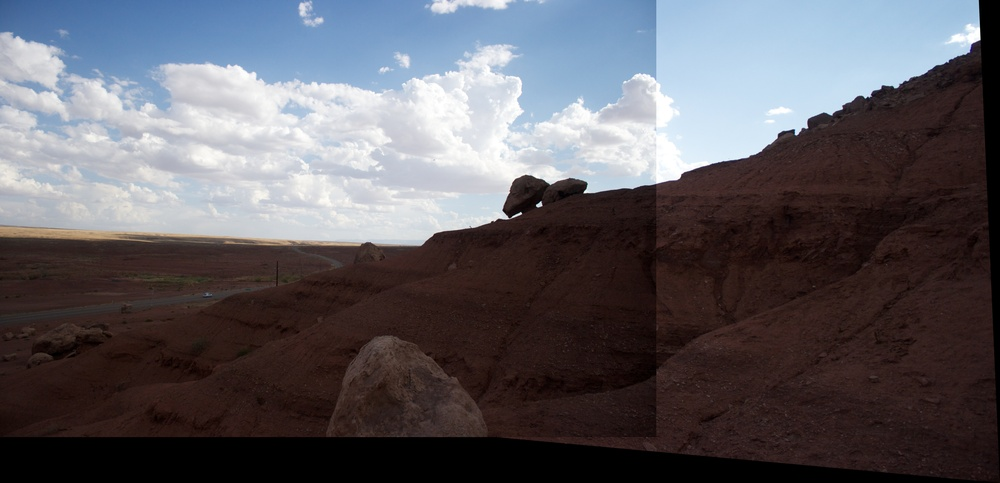
#> input picture data/panorama.jpg, 1000 x 483 px, shrunk from 5924 x 2864 before the run
$ python -i stitch.py   (imports and definitions only)
#> lines starting #> are read from the running program, lines starting #| are printed output that depends on the picture; after the words box and inside, x2 and y2 are one past the last pixel; in counts of white or black regions, pixels touching at a corner belong together
#> further down, picture is the input picture: shape (483, 1000, 3); mean B, G, R 97, 91.3, 94.1
import cv2
import sys
import os
import glob
import numpy as np
import random
import imutils


# find distance using SSD
# [144 lines left out: functions distance, matchDescriptor, getMatches, computeHomography, getRansacHomography, findImageOrder, not called in this run]


# crop image to remove blank space
def cropImg(img):
    # finds contours from the image
    img_gray = cv2.cvtColor(img, cv2.COLOR_BGR2GRAY)
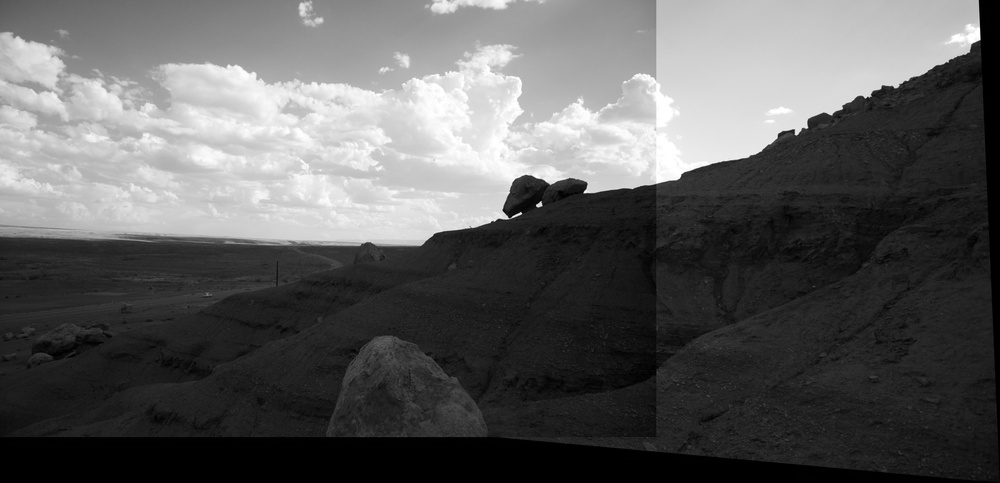
#> img_gray: shape (483, 1000); min 0, max 255, mean 92.8
    ret, thresh = cv2.threshold(img_gray, 0, 255, cv2.THRESH_BINARY)
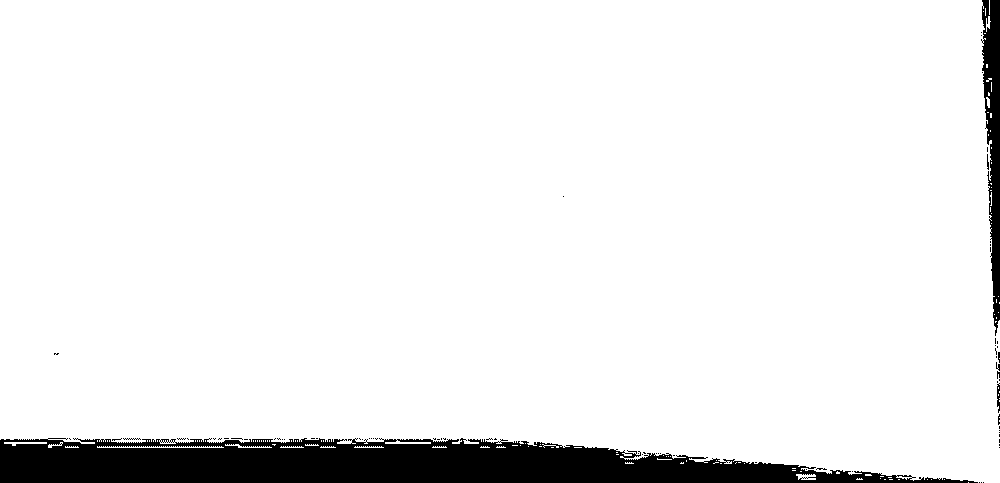
#> thresh: shape (483, 1000); 92.9% white; 74 black regions (69 under 20 px)
    contours = cv2.findContours(thresh.copy(), cv2.RETR_EXTERNAL, cv2.CHAIN_APPROX_SIMPLE)
#> contours = 119 contours, 114 with area under 20; largest, box (x1, y1, x2, y2) and area: (0, 0, 1000, 483) 446100, (97, 446, 224, 448) 62, (796, 474, 816, 480) 61, (4, 442, 47, 446) 49, (225, 444, 272, 448) 28
    contours = imutils.grab_contours(contours)

    # get the maximum contour area
    c = max(contours, key=cv2.contourArea)
#> c = contour of 1144 points, box (x1, y1, x2, y2) (0, 0, 1000, 483), area 446100

    # get a rectangular box from the contour area
    x, y, w, h = cv2.boundingRect(c)
#> x = 0; y = 0; w = 1000; h = 483

    # crop the image to the box coordinates
    img = img[y:y + h, x:x + w]

    return img


# stitch 2 images together
# [11 lines left out: function stitchImages, not called in this run]


# read images from data folder
folder = sys.argv[1]
direct = os.path.abspath(folder)
pattern = os.path.join(direct, '*.jpg')
fileList = glob.glob(pattern)


# create image list
imgList = []
# [3 lines not run here, left out]


# initialize SIFT detector
sift = cv2.xfeatures2d.SIFT_create()


# sort images from left to right
hList = []
sortedImgList = []

# find the first image pair
# [32 lines not run here, left out]


# add the rest of the image to sorted list
match = False
# [22 lines not run here, left out]


match = False
# [27 lines not run here, left out]

# [1 line that did not run here, left out]
# [3 lines not run here, left out]


# save final result panorama
savePath = os.path.join(direct, 'panorama.jpg')
# [1 line not run here, left out]

>>> import cv2
>>> picture = cv2.imread('data/panorama.jpg')
>>> result = cropImg(picture)

$ run again, on data/nevada5.jpg
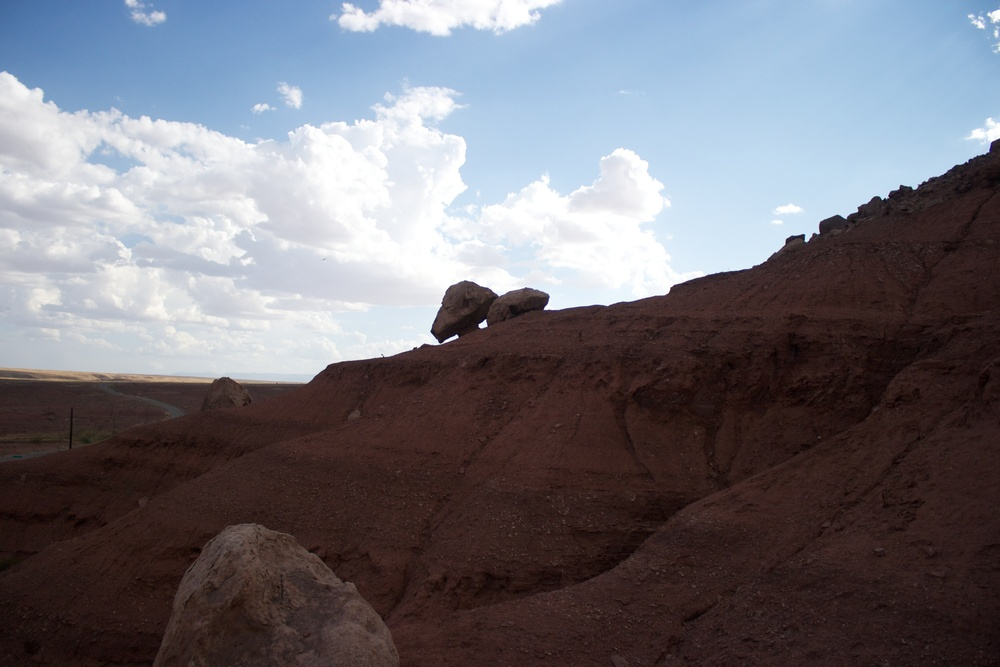
#> input picture data/nevada5.jpg, 1000 x 667 px, shrunk from 3888 x 2592 before the run
#> picture is the input picture: shape (667, 1000, 3); mean B, G, R 119.4, 112.4, 114.5
#> in cropImg, `img_gray = cv2.cvtColor(img, cv2.COLOR_BGR2GRAY)`:
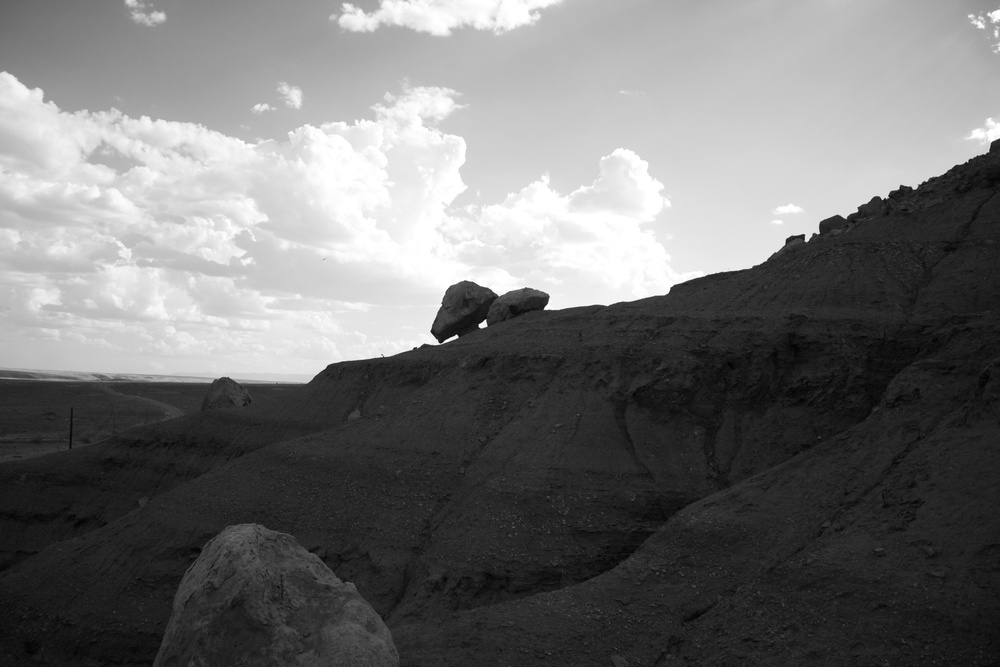
#> img_gray: shape (667, 1000); min 2, max 255, mean 113.8
#> thresh: shape (667, 1000); every value is 255
#> in cropImg, `contours = cv2.findContours(thresh.copy(), cv2.RETR_EXTERNAL, cv2.CHAI..`: contours = 1 contour; box (x1, y1, x2, y2) and area: (0, 0, 1000, 667) 665334
#> in cropImg, `contours = imutils.grab_contours(contours)`: contours = [[[0, 0], [0, 666], [999, 666], [999, 0]]]
#> c = [[0, 0], [0, 666], [999, 666], [999, 0]]
#> x = 0; w = 1000; h = 667
